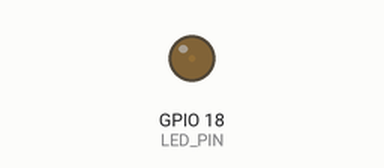
This sketch was run on a simulated ESP32. Shown: output pins drawn as LEDs (lit = HIGH).

Above: at 0.05 s.
At 1.75 s:
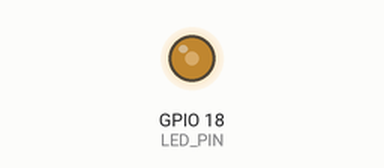
At 3.5 s:
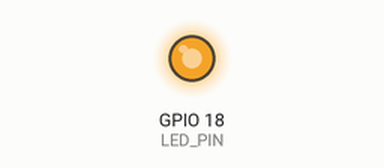
At 6.95 s:
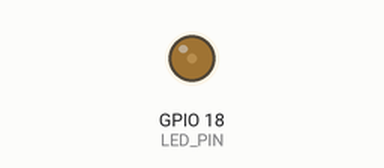
Timing chart, 0 to 10.0 s (numbered marks = the images above):
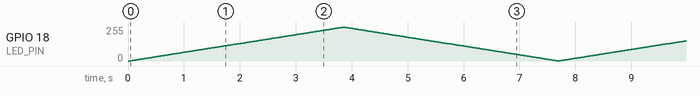

The sketch:

06-led-fading-with-pwm.ino
```cpp
const int LED_PIN = 18;

const int FREQUENCY = 5000;
const int RESOLUTION = 8;

const unsigned long INTERVAL = 15;

unsigned long prevTime = 0;

int brightness = 0;
int direction = 1;

void setup() {

  ledcAttach(LED_PIN, FREQUENCY, RESOLUTION);

}

void loop() {

  unsigned long currentTime = millis();

  if(currentTime - prevTime >= INTERVAL) {

    prevTime = currentTime;

    ledcWrite(LED_PIN, brightness);

    brightness += direction;

    if(brightness >= 255) {
      direction = -1;
    }
    else if(brightness <= 0) {
      direction = 1;
    }
  }
}
```
